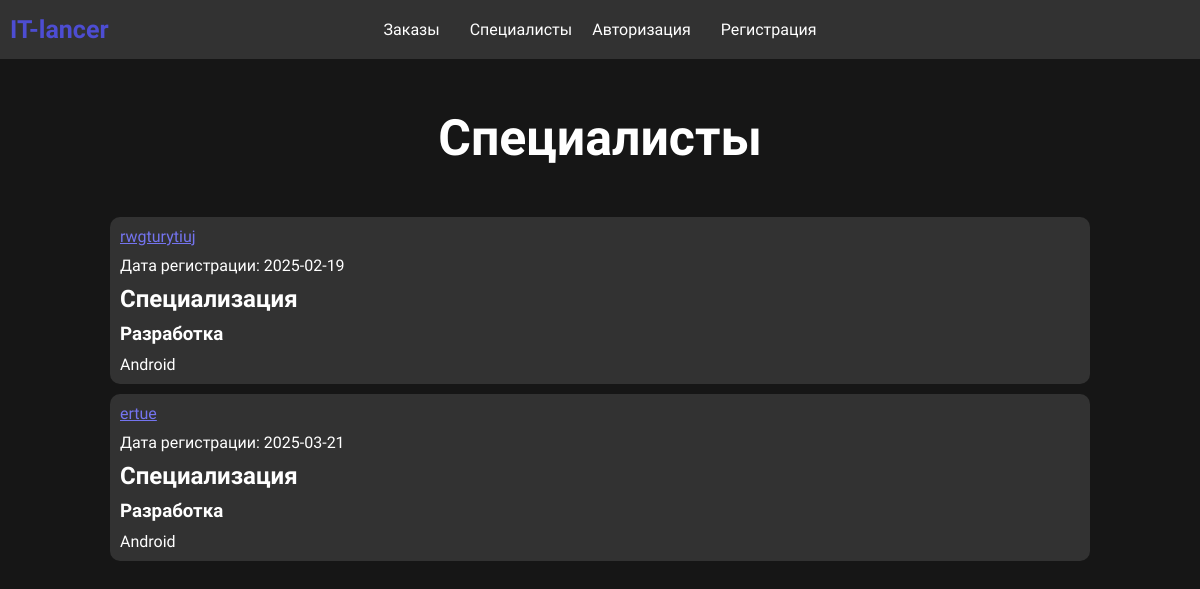
/specialists.php, run on an earlier commit of the app's database.
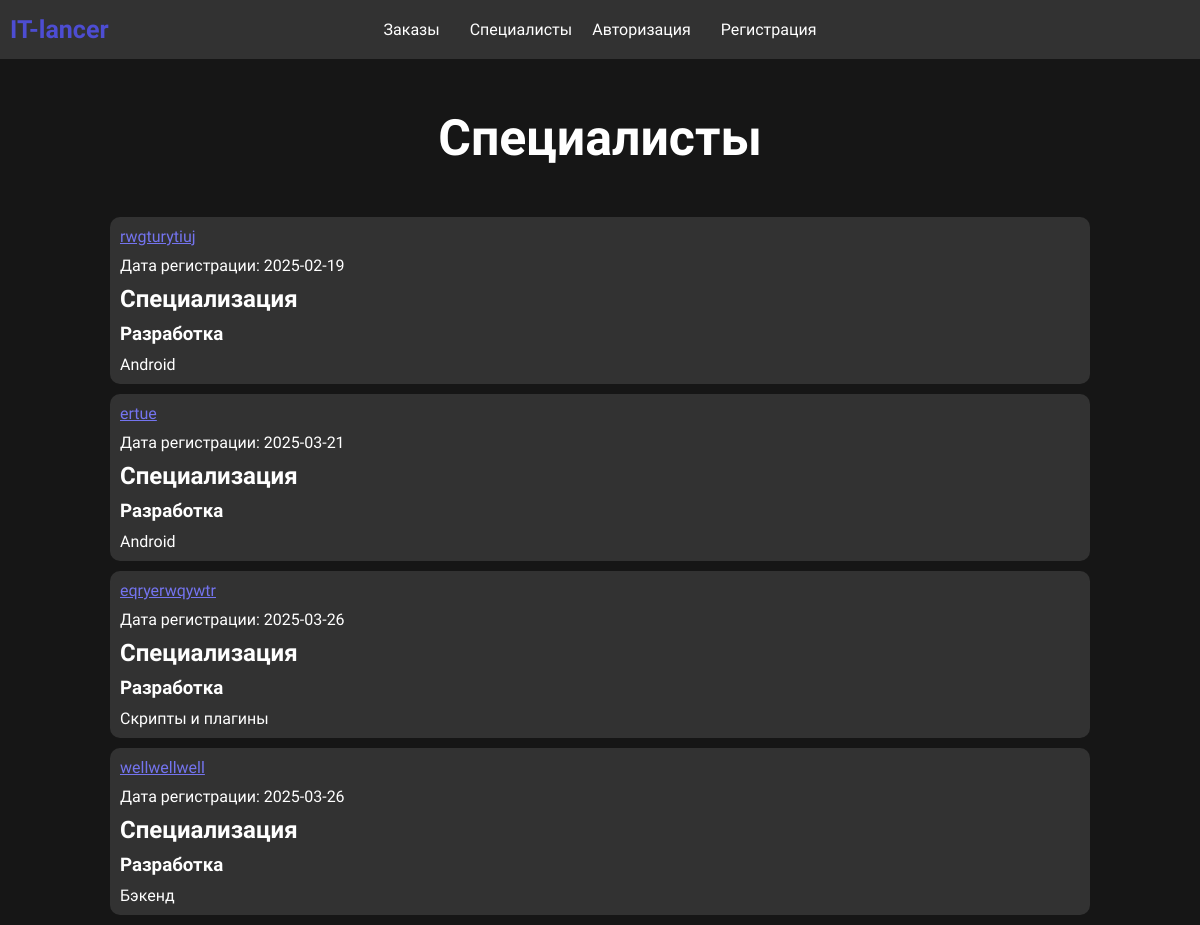
And on a later commit of the database.
### tables this page shows
CREATE TABLE `portfolio` (
  `id` int(11) NOT NULL,
  `resume_text` text NOT NULL,
  `hour_salary` int(11) NOT NULL,
  `month_salary` int(11) NOT NULL,
  `experience` int(11) NOT NULL,
  `sphere_type_id` int(11) NOT NULL,
  `user_id` int(11) NOT NULL
);

CREATE TABLE `users` (
  `id` int(11) NOT NULL,
  `login` varchar(255) NOT NULL,
  `email` varchar(255) NOT NULL,
  `password` varchar(255) NOT NULL,
  `role_id` int(11) NOT NULL,
  `right_id` int(11) NOT NULL DEFAULT 2,
  `date` date NOT NULL DEFAULT current_timestamp()
);

CREATE TABLE `spheres` (
  `id` int(11) NOT NULL,
  `name` varchar(255) NOT NULL
);

CREATE TABLE `sphere_types` (
  `id` int(11) NOT NULL,
  `sphere_id` int(11) NOT NULL,
  `name` varchar(255) NOT NULL
);

### specialists.php (the view)
<?php
include "components/core.php";
include "components/header.php";
?>
<div class="page_header">
    <div class="content">
        <div class="page_header_center">
            <h1>Специалисты</h1>
        </div>
    </div>
</div>
<?php
$select_specialists = "SELECT `portfolio`.*, `sphere_types`.`name` AS `sphere_types_name`, `spheres`.`name` AS `spheres_name`, `users`.`login` AS `user_login`, `users`.`date` AS `user_date`, `users`.`id` AS `users_id`
FROM `portfolio`
	LEFT JOIN `sphere_types` ON `portfolio`.`sphere_type_id` = `sphere_types`.`id`
	LEFT JOIN `spheres` ON `sphere_types`.`sphere_id` = `spheres`.`id`
	LEFT JOIN `users` ON `portfolio`.`user_id` = `users`.`id`";
$select_specialists_res = $link->query($select_specialists);
?>
<div class="specialists">
    <div class="content">
        <div class="specialists_block">
            <?php
            if($select_specialists_res->num_rows>0){
                while($row = $select_specialists_res->fetch_assoc()){
            ?>
            <div class="specialists_block-item standart">
                    <a href="portfolio.php?user_id=<?php echo $row["users_id"]; ?>" style="color: rgb(116, 116, 239);
"><?php echo $row['user_login'] ?></a>
                    <p>Дата регистрации: <?php echo $row['user_date']; ?></p>
                    <h2>Специализация</h2>
                    <h3><?php echo $row['spheres_name']; ?></h3>
                    <p><?php echo $row['sphere_types_name']; ?></p>
            </div>
            <?php }} ?>
        </div>
    </div>
</div>

What changed in the data, as far as the page shows it:
added portfolio: user.login "eqryerwqywtr", user.date "2025-03-26", spheres.name "Разработка", sphere_type.name "Скрипты и плагины"
added portfolio: user.login "wellwellwell", user.date "2025-03-26", spheres.name "Разработка", sphere_type.name "Бэкенд"
